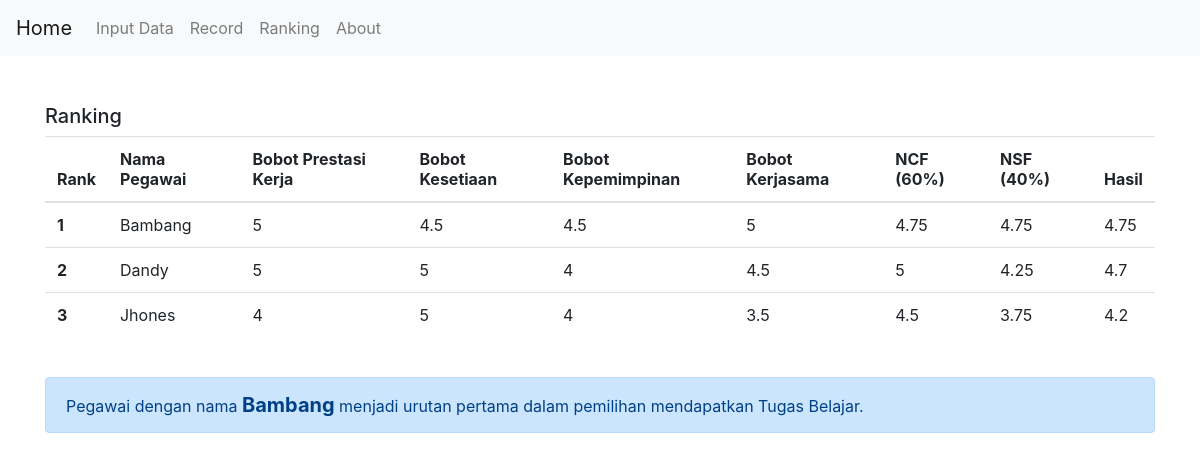
The page /rangking.php on the database its author committed.
### tables this page shows
CREATE TABLE `hasilsiswa` (
  `nama` varchar(30) NOT NULL,
  `bobotipk` float NOT NULL,
  `bobotpenghasilan` float NOT NULL,
  `bobottanggungan` float NOT NULL,
  `bobotsmt` float NOT NULL,
  `ncf` float NOT NULL,
  `nsf` float NOT NULL,
  `hasil` float NOT NULL
);

### rangking.php (the view, shortened to what this page needs)
<?php
    include "koneksi.php";
?>
<html>
<head>
    <link rel="stylesheet" href="https://stackpath.bootstrapcdn.com/bootstrap/4.3.1/css/bootstrap.min.css">
</head>
<body>
    <nav class="navbar navbar-expand-lg navbar-light bg-light">
        <a class="navbar-brand" href="index.php">Home</a>
        <div class="collapse navbar-collapse" id="navbarNav">
        <ul class="navbar-nav">
            <li class="nav-item">
                <a class="nav-link" href="inputdata.php">Input Data</a>
            </li>
          <li class="nav-item">
            <a class="nav-link" href="proses.php">Record</a>
          </li>
          <li class="nav-item">
            <a class="nav-link" href="rangking.php">Ranking</a>
          </li>
            <li class="nav-item">
                <a class="nav-link" href="about.php">About</a>
            </li>
        </ul>
        </div>
    </nav>
    <div class="container"><br><br>
    <h5>Ranking</h5>
    <table class="table table-hover">
        <thead>
            <tr>
                <th scope="col">Rank</th>
                <th scope="col">Nama Pegawai</th>
                <th scope="col">Bobot Prestasi Kerja</th>
                <th scope="col">Bobot Kesetiaan</th>
                <th scope="col">Bobot Kepemimpinan</th>
                <th scope="col">Bobot Kerjasama</th>
                <th scope="col">NCF (60%)</th>
                <th scope="col">NSF (40%)</th>
                <th scope="col">Hasil</th>
            </tr>
        </thead>
        <tbody>
            <?php
                $query = mysqli_query($koneksi,"SELECT * FROM hasilsiswa ORDER BY hasil DESC");
                if(mysqli_num_rows($query)>0){
            ?>
            <?php
                $a = 1;
                while($data = mysqli_fetch_array($query)){
            ?>
            <tr>
                <th scope="row"><?php echo $a; ?></th>
                <td><?php echo $data["nama"];?></td>
                <td><?php echo $data["bobotipk"];?></td>
                <td><?php echo $data["bobotpenghasilan"];?></td>
                <td><?php echo $data["bobottanggungan"];?></td>
                <td><?php echo $data["bobotsmt"];?></td>
                <td><?php echo $data["ncf"];?></td>
                <td><?php echo $data["nsf"];?></td>
                <td><?php echo $data["hasil"];?></td>
            </tr>
            <?php $a++; } ?>
            <?php } ?>
        </tbody>
    </table>
    <br>
    <?php
        $query = mysqli_query($koneksi,"SELECT * FROM hasilsiswa ORDER BY hasil DESC LIMIT 1");
        if(mysqli_num_rows($query)>0){
    ?>
    <?php
        $a = 1;
        while($data = mysqli_fetch_array($query)){
    ?>
    <div class="alert alert-primary" role="alert">
        Pegawai dengan nama <b style="font-size: 15pt;"><?php echo $data["nama"];?></b> menjadi urutan pertama dalam pemilihan mendapatkan Tugas Belajar.
    </div>
    <?php $a++; } ?>
    <?php } ?>
    </div>
</body>
</html>

### rows shown on the page
hasilsiswa: nama "Bambang", bobotipk "5", bobotpenghasilan "4.5", bobottanggungan "4.5", bobotsmt "5", ncf "4.75", nsf "4.75", hasil "4.75"
hasilsiswa: nama "Dandy", bobotipk "5", bobotpenghasilan "5", bobottanggungan "4", bobotsmt "4.5", ncf "5", nsf "4.25", hasil "4.7"
hasilsiswa: nama "Jhones", bobotipk "4", bobotpenghasilan "5", bobottanggungan "4", bobotsmt "3.5", ncf "4.5", nsf "3.75", hasil "4.2"
